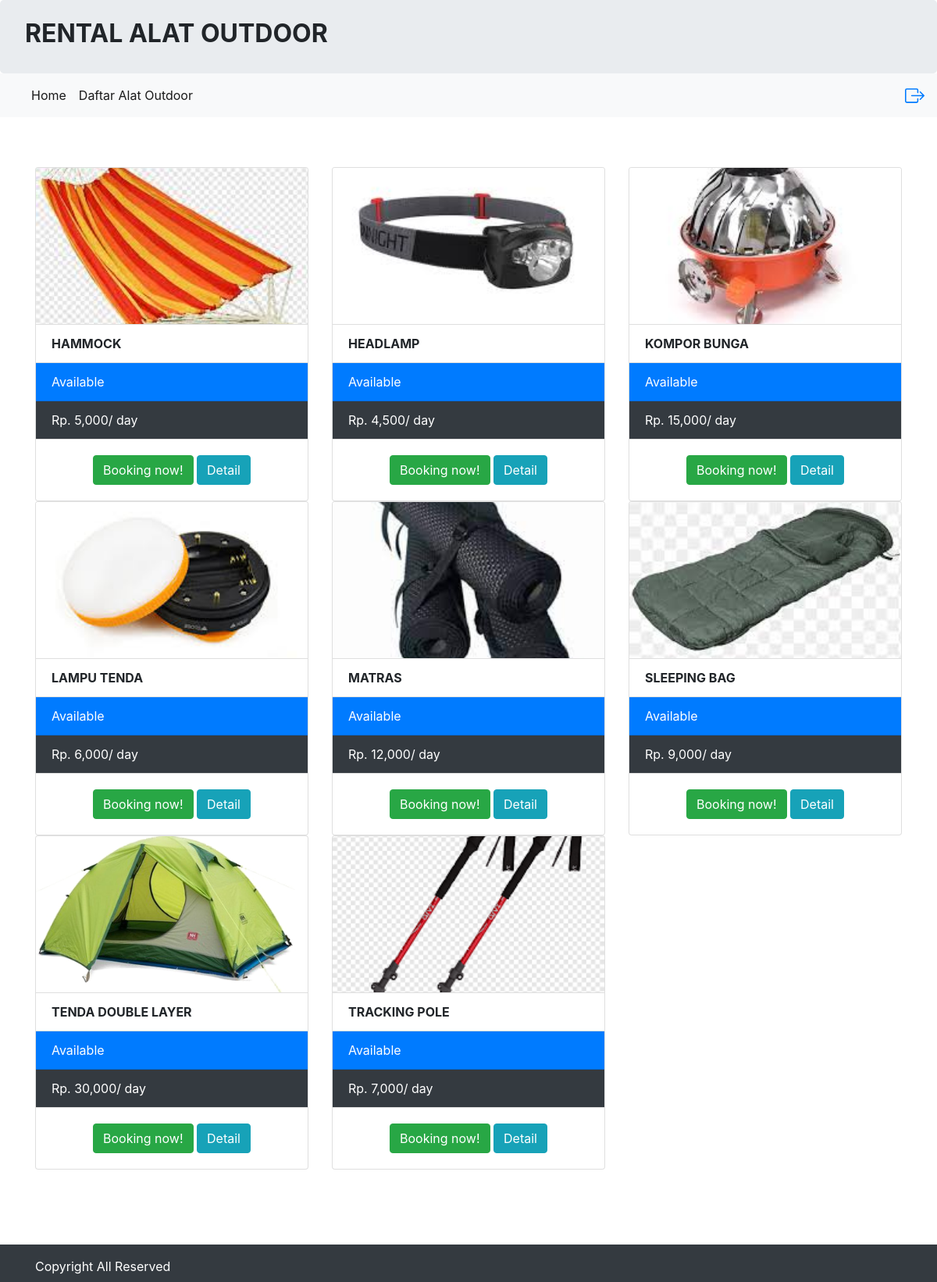
Page /blog.php (signed in) on the committed database.
### tables this page shows
CREATE TABLE `tbl_alat_212303` (
  `212303_id_alat` int(11) NOT NULL,
  `212303_nama` varchar(100) NOT NULL,
  `212303_harga` int(255) NOT NULL,
  `212303_deskripsi` varchar(255) NOT NULL,
  `212303_status` varchar(255) NOT NULL,
  `212303_gambar` text NOT NULL
);

### blog.php (the view, shortened to what this page needs)
<?php
include 'koneksi.php';
include 'header.php';
$query = "SELECT * FROM tbl_alat_212303 ORDER BY 212303_id_alat ASC";
$hasil = mysqli_query($koneksi, $query);
?>
<br>
<br>
<div class="container">
    <div class="row">
        <div class="col-sm-12">
            <div class="row mt-3">
                <?php
                foreach ($hasil as $isi) {
                ?>
                    <div class="col-sm-4">
                        <div class="card">
                            <img src="images/<?= $isi['212303_gambar']; ?>" class="card-img-top" style="height:200px;object-fit:cover;">
                            <ul class="list-group list-group-flush">
                                <li class="list-group-item" style="text-transform:uppercase;">
                                    <b><?= $isi['212303_nama']; ?></b>
                                </li>
                                <?php if ($isi['212303_status'] == 'Tersedia') { ?>
                                    <li class="list-group-item bg-primary text-white">
                                        <i class="fa fa-check"></i> Available
                                    </li>
                                <?php } else { ?>
                                    <li class="list-group-item bg-danger text-white">
                                        <i class="fa fa-close"></i> Not Available
                                    </li>
                                <?php } ?>
                                <li class="list-group-item bg-dark text-white">
                                    <i class="fa fa-money"></i> Rp. <?php echo number_format($isi['212303_harga']); ?>/ day
                                </li>
                            </ul>
                            <div class="card-body">
                                <center>
                                    <a href="booking.php?id=<?php echo $isi['212303_id_alat']; ?>" class="btn btn-success">Booking now!</a>
                                    <a href="detail.php?id=<?php echo $isi['212303_id_alat']; ?>" class="btn btn-info">Detail</a>
                                </center>
                            </div>
                        </div>
                    </div>
                <?php $no++;
                } ?>
            </div>
        </div>
    </div>
</div>
<br>
<br>
<br>
<?php include 'footer.php'; ?>

### rows in the picture
tbl_alat_212303: 212303_gambar (picture), 212303_nama "HAMMOCK", 212303_status "Available", 212303_harga "5,000"
tbl_alat_212303: 212303_gambar (picture), 212303_nama "HEADLAMP", 212303_status "Available", 212303_harga "4,500"
tbl_alat_212303: 212303_gambar (picture), 212303_nama "KOMPOR BUNGA", 212303_status "Available", 212303_harga "15,000"
tbl_alat_212303: 212303_gambar (picture), 212303_nama "LAMPU TENDA", 212303_status "Available", 212303_harga "6,000"
tbl_alat_212303: 212303_gambar (picture), 212303_nama "MATRAS", 212303_status "Available", 212303_harga "12,000"
tbl_alat_212303: 212303_gambar (picture), 212303_nama "SLEEPING BAG", 212303_status "Available", 212303_harga "9,000"
tbl_alat_212303: 212303_gambar (picture), 212303_nama "TENDA DOUBLE LAYER", 212303_status "Available", 212303_harga "30,000"
tbl_alat_212303: 212303_gambar (picture), 212303_nama "TRACKING POLE", 212303_status "Available", 212303_harga "7,000"
